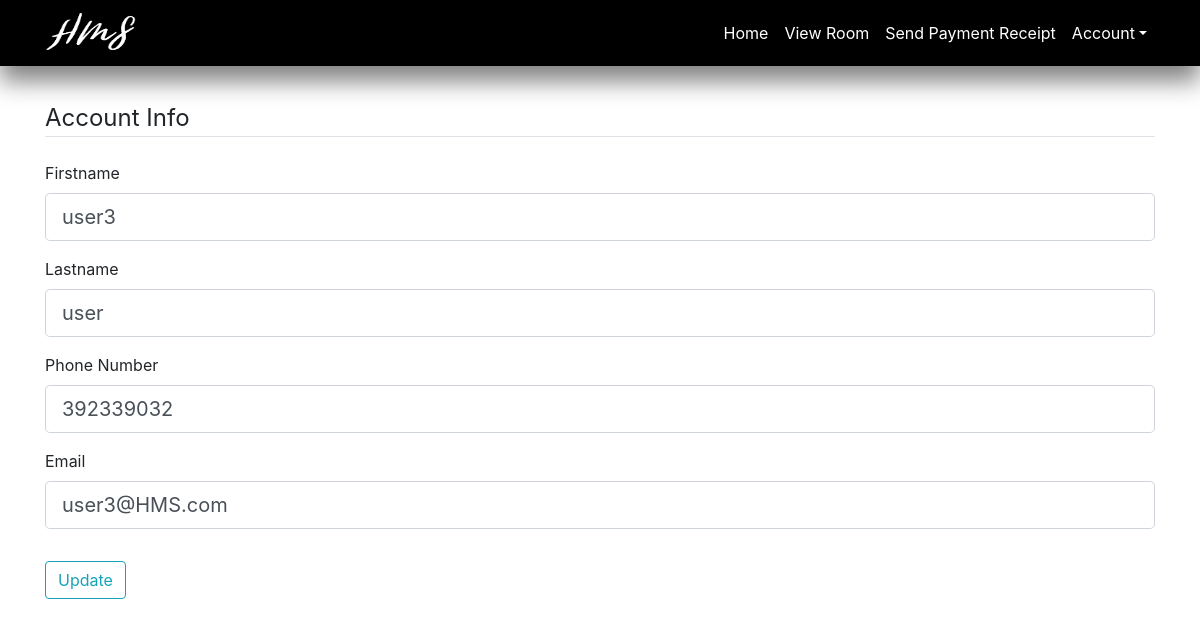
The page /student/account (signed in) on the database as committed earlier.
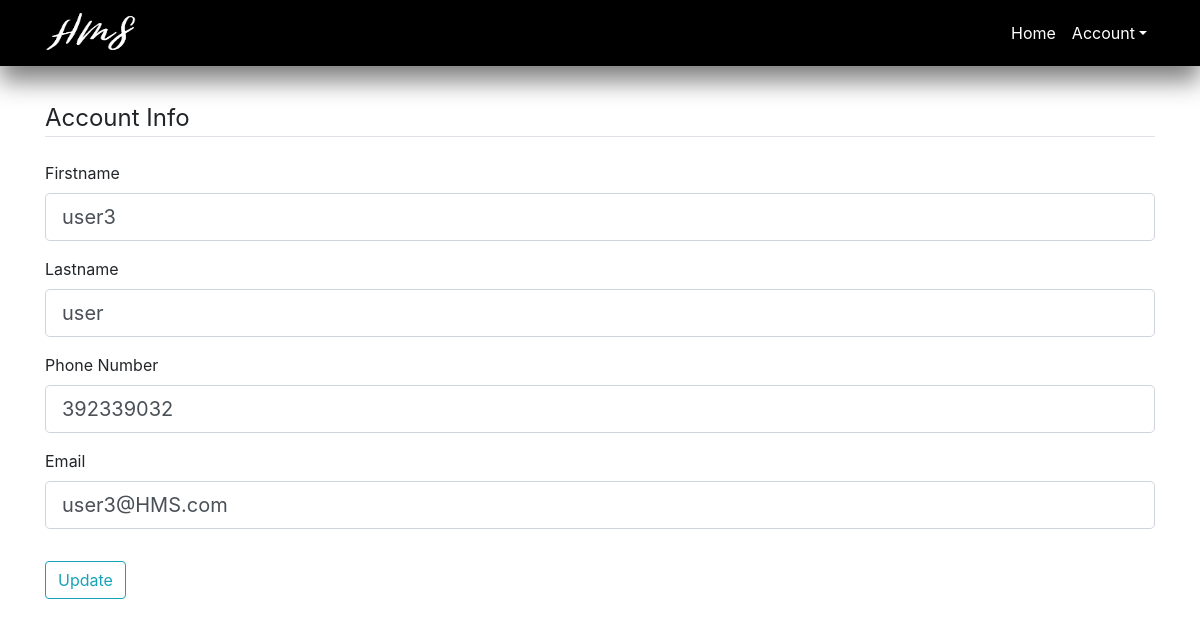
The same page on the database as committed later.
### HMS/models.py (models this page shows, shortened)
class User(db.Model, UserMixin):
    __tablename__ = "users"
    id = db.Column(db.Integer, primary_key=True)
    firstname = db.Column(db.String(20), nullable=False)
    lastname = db.Column(db.String(20), nullable=False)
    email = db.Column(db.String(120), unique=True, nullable=False)
    number = db.Column(db.String(10), unique=True, nullable=False)
    gender = db.Column(db.String(10), nullable=False)
    role = db.Column(db.String(10), nullable=False, default="student")
    password = db.Column(db.String(60), nullable=False)
    hostel_id = db.Column(db.Integer, db.ForeignKey('hostels.hostel_id'))
    room_id = db.Column(db.String, db.ForeignKey('rooms.room_num'))
    images = db.relationship('Images', backref='user')
    announcements = db.relationship('Announcement', backref='user')

### HMS/routes.py (the view)
@app.route("/student/account", methods=['GET', 'POST'])
@login_required
def updatestudentaccount():
    if current_user.role == 'student':
        form = UpdateAccountForm()
        user = User.query.filter_by(id=current_user.id).first()
        if form.validate_on_submit():
            current_user.firstname = form.firstname.data
            current_user.lastname = form.lastname.data
            current_user.number = form.number.data
            current_user.email = form.email.data
            db.session.commit()
            flash('Your account has been updated!', 'success')
            return redirect(url_for('updatestudentaccount'))
        elif request.method == 'GET':
            form.firstname.data = current_user.firstname
            form.lastname.data = current_user.lastname
            form.number.data = current_user.number
            form.email.data = current_user.email
        return render_template('update_studentAccount.html', title='Account', form=form, user = user)
    else:
        return render_template('logInStudentError.html')

### HMS/forms.py (shortened to what this page needs)
class UpdateAccountForm(FlaskForm):
    firstname = StringField('Firstname',
                            validators=[DataRequired(), Length(min=2, max=20)])
    lastname = StringField('Lastname',
                           validators=[DataRequired(), Length(min=2, max=20)])
    number = StringField('Phone Number',
                         validators=[DataRequired(), Length(min=9, max=20)])
    email = StringField('Email',
                        validators=[DataRequired(), Email()])
    submit = SubmitField('Update')

### HMS/__init__.py (called while the page is built)
@app.before_request
def make_session_permanent():
    session.permanent = True
    app.permanent_session_lifetime = timedelta(minutes=60)

### HMS/models.py (called while the page is built)
@login_manager.user_loader
def load_user(user_id):
    return User.query.get(int(user_id))

### HMS/templates/update_studentAccount.html (shortened to what this page needs)
{% extends 'student_layout.html' %}
{% block content %}
    <form method="POST" action="" enctype="multipart/form-data">
        <fieldset class="form-group">
            <legend class="border-bottom mb-4">Account Info</legend>
            <div class="form-group">
                {{ form.firstname.label(class="form-control-label") }}
                {% if form.firstname.errors %}
                    {{ form.firstname(class="form-control form-control-lg is-invalid") }}
                    <div class="invalid-feedback">
                        {% for error in form.firstname.errors %}
                            <span>{{ error }}</span>
                        {% endfor %}
                    </div>
                {% else %}
                    {{ form.firstname(class="form-control form-control-lg") }}
                {% endif %}
            </div>
            <div class="form-group">
                {{ form.lastname.label(class="form-control-label") }}
                {% if form.lastname.errors %}
                    {{ form.lastname(class="form-control form-control-lg is-invalid") }}
                    <div class="invalid-feedback">
                        {% for error in form.lastname.errors %}
                            <span>{{ error }}</span>
                        {% endfor %}
                    </div>
                {% else %}
                    {{ form.lastname(class="form-control form-control-lg") }}
                {% endif %}
            </div>
            <div class="form-group">
                {{ form.number.label(class="form-control-label") }}
                {% if form.number.errors %}
                    {{ form.number(class="form-control form-control-lg is-invalid") }}
                    <div class="invalid-feedback">
                        {% for error in form.number.errors %}
                            <span>{{ error }}</span>
                        {% endfor %}
                    </div>
                {% else %}
                    {{ form.number(class="form-control form-control-lg") }}
                {% endif %}
            </div>
            <div class="form-group">
                {{ form.email.label(class="form-control-label") }}
                {% if form.email.errors %}
                    {{ form.email(class="form-control form-control-lg is-invalid") }}
                    <div class="invalid-feedback">
                        {% for error in form.email.errors %}
                            <span>{{ error }}</span>
                        {% endfor %}
                    </div>
                {% else %}
                    {{ form.email(class="form-control form-control-lg") }}
                {% endif %}
            </div>
        </fieldset>
        <div class="form-group">
            {{ form.submit(class="btn btn-outline-info") }}
        </div>
    </form>
{% endblock %}

### HMS/templates/student_layout.html (shortened to what this page needs)
<!DOCTYPE html>
<html lang="en">
<head>
    <link rel="stylesheet" href="https://stackpath.bootstrapcdn.com/bootstrap/4.1.1/css/bootstrap.min.css">
    <link rel="stylesheet" href="../static/main.css">
<body>
    <header>
        <nav class="navbar navbar-expand-lg navbar-light navbar-fixed-top" id="mainNav">
            <div class="container">
                <a href="#"> <img class="icon navbar-brand js-scroll-trigger" src="/static/img/whitelogo.png" alt="HMS icon" href="{{ url_for('student') }}"> </a>
                <div class="collapse navbar-collapse" id="navbarResponsive">
                    <ul class="navbar-nav ml-auto">
                        <li class="nav-item">
                          <a class="nav-link js-scroll-trigger text-white" href="{{ url_for('student') }}">Home</a>
                        </li>
                        {% if user.hostel_id != None and user.room_id != None %}
                            <li class="nav-item">
                              <a class="nav-link js-scroll-trigger text-white" href="{{ url_for('student_viewroom') }}">View Room</a>
                            </li>
                            <li class="nav-item">
                              <a class="nav-link js-scroll-trigger text-white" href="{{ url_for('student_payment') }}">Send Payment Receipt</a>
                            </li>
                        {% endif %}
                        <li class="nav-item dropdown">
                            <a class="nav-link dropdown-toggle text-white" data-toggle="dropdown" href="#" role="button" aria-haspopup="true" aria-expanded="false">Account</a>
                        </li>
                    </ul>
                </div>
            </div>
        </nav>
    </header>
    <main role = "main" class="container">
        <div class="row">
            <div class="col-md-12" style="margin-top: 100px">
                {% block content %}
                {% endblock %}
            </div>
        </div>
    </main>
</body>
</html>

### HMS/static/main.css (style rules this page uses)
.icon { width:91px; height:50px; }
.navbar { background-color: rgba(0,0,0,1); position: fixed; z-index: 9; width: 100%; box-shadow: 0 15px 25px rgba(0,0,0,0.5); }

Rows that differ between the two databases and show on the page:
changed User "user3": room_id "SF3" → empty (drawn)
Other text that changed with them:
text no longer shown: "View Room Send Payment Receipt"
